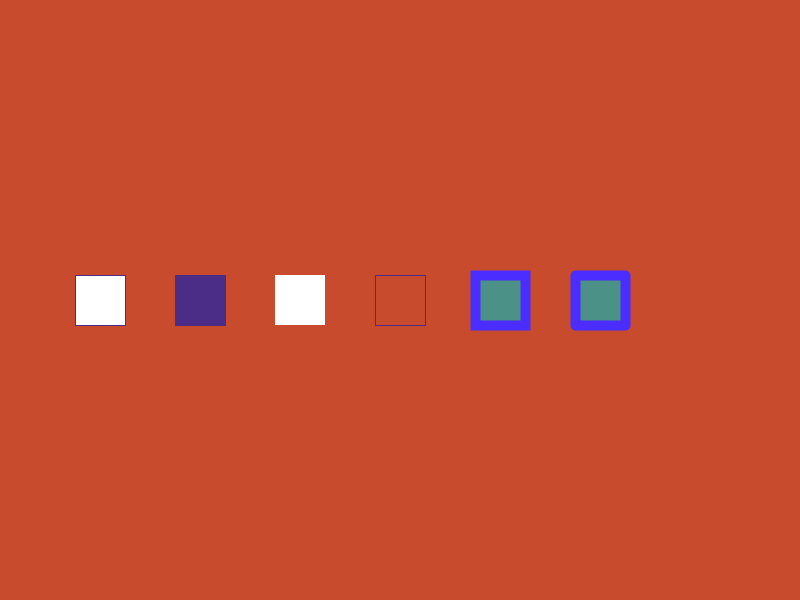
Frame 1 (no input)
Frame 60 (the mouse pressed at the canvas centre just before this capture): identical to frame 1, image omitted
Frame 120 (the mouse held since frame 60 and released just before this capture): identical to frame 1, image omitted

The Processing sketch that drew this single still picture (run headless with seeded random() and noise(); from frame 60 on, the mouse is pressed at the canvas centre):

// Processing sketch: colors
// ── colors.pde
void setup()
{
  size(800, 600);
  
  // Smooth() Draws all geometry with smooth (anti-aliased) edges.
  smooth();
  
  // Set scene background color
  // background (float red, float green, float blue) form 0 to 255 each
  background(200, 75, 45);
  
  // Set shapes borders color
  // stroke (float red, float green, float blue) or stroke (float value) for grey color - form 0 to 255 each
  stroke(75, 45, 135);
  rectMode(CENTER);
  rect(100, 300, 50, 50);
  
  // Set shapes's color
  // fill (float red, float green, float blue) or fill (float value) for grey color - form 0 to 255 each
  fill(75, 45, 135);
  rectMode(CENTER);
  rect(200, 300, 50, 50);
  
  // Disable border colors
  // noStroke ()
  fill(255);
  noStroke();
  rectMode(CENTER);
  rect(300, 300, 50, 50);
  
  // Disable shapes fill colors
  // noFill ()
  stroke(75, 45, 135);
  noFill();
  rectMode(CENTER);
  rect(400, 300, 50, 50);
  
  // Set stroke weight
  // strokeWeight(float pixel)
  stroke(75, 45, 2135);
  fill(75, 145, 135);
  strokeWeight(10);
  rectMode(CENTER);
  rect(500, 300, 50, 50);
  
  // Set stroke join shape
  // strokeJoin(string type)
  strokeJoin(ROUND);
  rect(600, 300, 50, 50);
  // Notice that the rectangle inherit the previous colors
  
  // https://processing.org/reference/ to know more about color and stroke
}

void draw()
{
  
}
